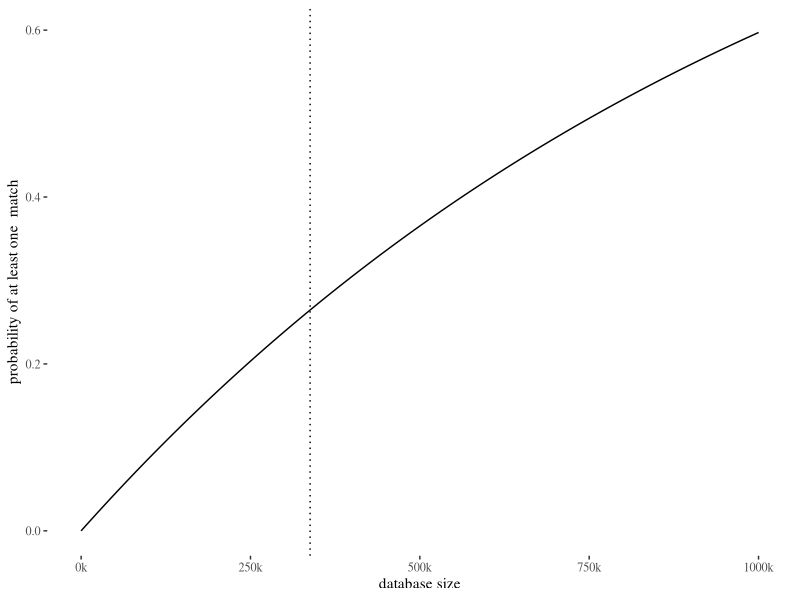

This chart was generated by the following R code:
## ---- chunk 1
library(ggplot2)
library(ggthemes)
knitr::opts_chunk$set(echo = TRUE)
## ---- chunk 2
EifH <- 1
EifNH <- .1
H <- .1

E <- EifH * H + EifNH * (1-H)
E

BF <- EifH/E
BF

EifH <- 1
EifNH <- .1
H2 <- .2

E2 <- EifH * H2 + EifNH * (1-H2)
E2

BF2 <- EifH/E2
BF2
## ---- chunk 3
eIfh <- 1
eIfnH <- (1/1.1e6)
lr <- eIfh/eIfnH
lr
## ---- chunk 4
dmp <- 1/1.1e6 * 338e3
1/dmp
## ---- chunk 5

p <- 1/1.1e6
d = seq(1,1e6, by = 10)
probs <- 1- pbinom(0, d, prob = p) 
df <- data.frame(d,probs)

ggplot(df, aes(x = d, y = probs))+geom_line()+geom_vline(xintercept = 338000, lty = 3)+
  scale_x_continuous(breaks = seq(0,1e6,by = 250000), labels = paste(c(0, 250, 500, 750, 1000), "k", sep = ""))+theme_tufte()+labs(x="database size", y="probability of at least one  match")
